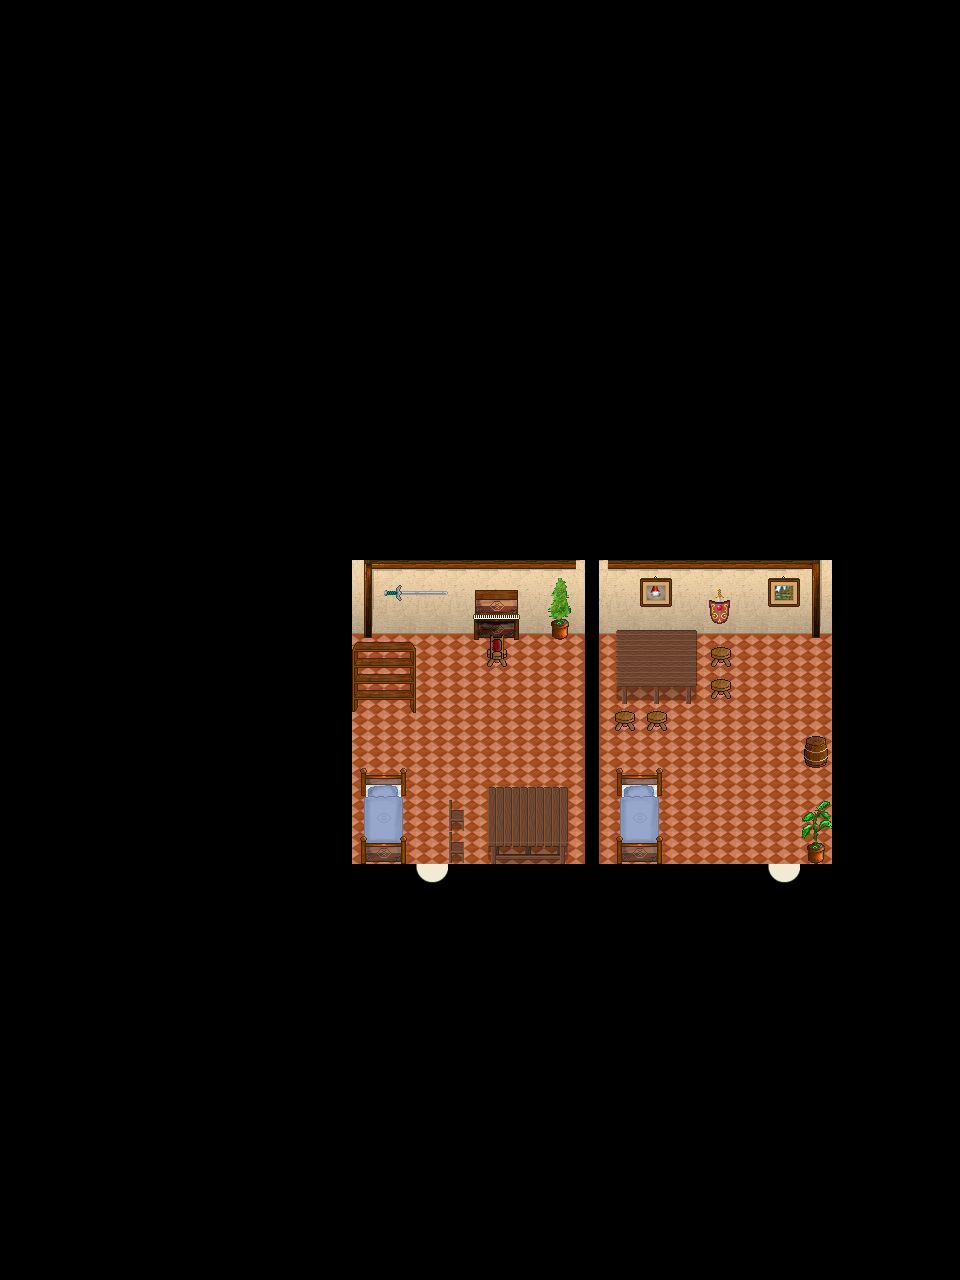

The image is a tile-based game level rendered from a .tmx file. Its description and source (layers, tilesets, objects; grid data summarised) follow:
An orthogonal 30x40 tile map with 32x32 px tiles, 5 tile layers (Ground, Ground, Ground, Fringe, ...), 1 hidden layer not drawn, 6 tilesets and 3 objects (2x WARP, SCRIPT).

<map version="1.0" orientation="orthogonal" width="30" height="40" tilewidth="32" tileheight="32">
 <properties>
  <property name="music" value="inside2.ogg" />
 </properties>
 <tileset firstgid="1" name="collision1_32_32" tilewidth="32" tileheight="32">
  <image source="../graphics/tiles/collision1_32_32.png" width="1024" height="1024" />
 </tileset>
 <tileset firstgid="1025" name="indoor3_32_32" tilewidth="32" tileheight="32">
  <image source="../graphics/tiles/indoor3_32_32.png" width="1024" height="1024" />
 </tileset>
 <tileset firstgid="2049" name="indoor2_32_32" tilewidth="32" tileheight="32">
  <image source="../graphics/tiles/indoor2_32_32.png" width="1024" height="1024" />
 </tileset>
 <tileset firstgid="3073" name="indoor2_32_64" tilewidth="32" tileheight="64">
  <image source="../graphics/tiles/indoor2_32_64.png" width="1024" height="1024" />
 </tileset>
 <tileset firstgid="3585" name="indoor2_32_96" tilewidth="32" tileheight="96">
  <image source="../graphics/tiles/indoor2_32_96.png" width="1024" height="960" />
 </tileset>
 <tileset firstgid="3905" name="desert3_32_32" tilewidth="32" tileheight="32">
  <image source="../graphics/tiles/desert3_32_32.png" width="1024" height="1024" />
 </tileset>
 <layer name="Ground" width="30" height="40">
  <data>[1200 cells, 1200 non-empty, 4 distinct tile ids]</data>
 </layer>
 <layer name="Ground" width="30" height="40">
  <data>[1200 cells, 45 non-empty, 10 distinct tile ids]</data>
 </layer>
 <layer name="Ground" width="30" height="40">
  <data>[1200 cells, 36 non-empty, 28 distinct tile ids]</data>
 </layer>
 <layer name="Fringe" width="30" height="40">
  <data>[1200 cells, 8 non-empty, 8 distinct tile ids]</data>
 </layer>
 <layer name="Over" width="30" height="40">
  <data>[1200 cells, 7 non-empty, 5 distinct tile ids]</data>
 </layer>
 <layer name="Collision" width="30" height="40" visible="0">
  <data>[1200 cells, 1124 non-empty, 1 distinct tile ids]</data>
 </layer>
 <objectgroup name="Object" width="30" height="40">
  <object name="External Map Events" type="SCRIPT" x="0" y="0">
   <properties>
    <property name="FILENAME" value="scripts/maps/iw-desert-fortress-house10-o00-o00-o00.lua" />
   </properties>
  </object>
  <object name="Warp to city" type="WARP" x="416" y="864" width="32" height="32">
   <properties>
    <property name="DEST_MAP" value="ow-p0003-n0004-o0000" />
    <property name="DEST_X" value="3952" />
    <property name="DEST_Y" value="4848" />
   </properties>
  </object>
  <object name="Warp to city" type="WARP" x="768" y="864" width="32" height="32">
   <properties>
    <property name="DEST_MAP" value="ow-p0003-n0004-o0000" />
    <property name="DEST_X" value="4336" />
    <property name="DEST_Y" value="4848" />
   </properties>
  </object>
 </objectgroup>
</map>
